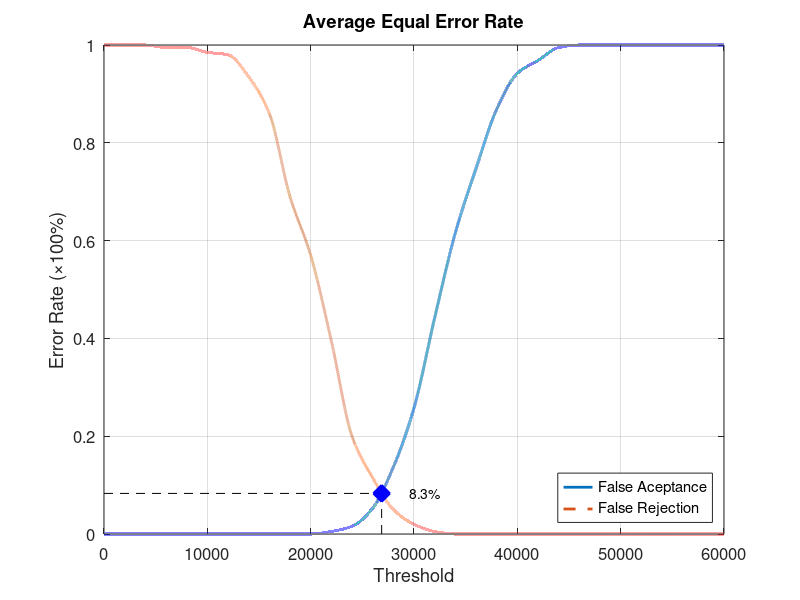
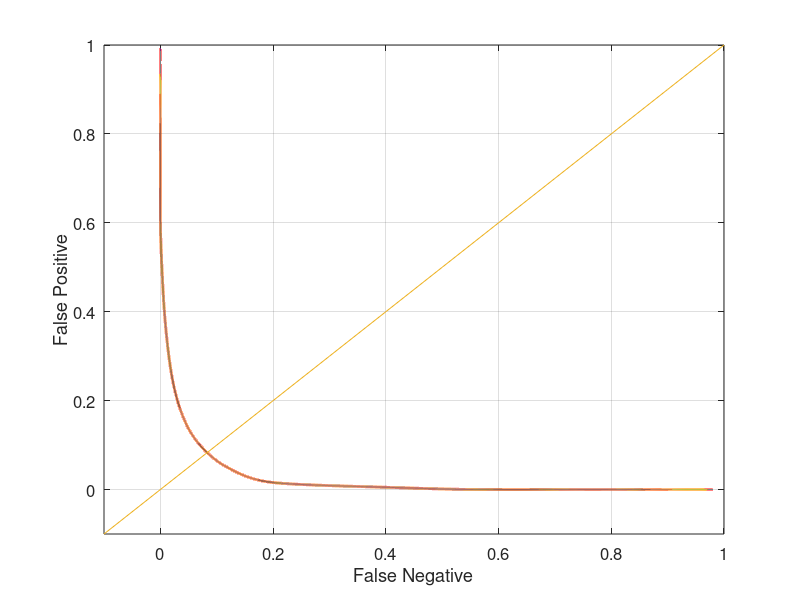

Recreate these plots in MATLAB, in order.
function yEER = Database3_2
close all;
clear;
clc;
x = 0:2000:60000;
xq = 0:0.5:60000;

y0 = [0 0 0 0 0 0 0 0 0 0 0 0.00526316 0.0157895 0.0526316 0.136842 0.257895 0.442105 0.615789 0.747368 0.868421 0.942105 0.968421 0.994737 1 1 1 1 1 1 1 1];
yy0 = interp1(x, y0, xq, 'pchip');
y1 = [1 1 1 0.995 0.995 0.985 0.98 0.935 0.86 0.69 0.57 0.395 0.2 0.115 0.05 0.02 0.005 0 0 0 0 0 0 0 0 0 0 0 0 0 0];
yy1 = interp1(x, y1, xq, 'pchip');

% Calculating EER: 
y2 = abs(y0 - y1);
find(y2 == min(y2))
yy2 = abs(yy0 - yy1);
xEER = find(yy2 == min(yy2));
xEERIndex = xq(xEER) % X-axis EER
yEER = yy0(xEER) % Y-axis EER

main = figure
plot(xq, yy0,'-','LineWidth', 2);	hold on
plot(xq, yy1,'--','LineWidth', 2);	hold on
plot([xEERIndex xEERIndex], [0 yEER], 'k--');	hold on
plot([0 xEERIndex], [yEER yEER], 'k--');	hold on
plot(xEERIndex, yEER, 'bx', 'LineWidth', 10);	hold on
text(xEERIndex + 10 * xEERIndex / 100, yEER, [num2str(round((10000 * yEER)) / 100) '%'])
legend('False Aceptance', 'False Rejection', 'Location', 'SouthEast')
xlabel('Threshold')
ylabel('Error Rate (\times100%)')
title('Average Equal Error Rate')
set(gca, 'FontSize', 12)
axis([0 60000 0 1])
grid on

print(main, 'Database3_2Main', '-dpng');
FNRxFPR = figure('Color', [1 1 1]);
plot(yy1, yy0, '-', yy1, yy0, 'LineWidth', 2);
hold on
y = -0.1:0.1:1
plot(y, y); 
set(gca, 'FontSize', 12)
xlabel('False Negative')
ylabel('False Positive')
axis([-0.1 1 -0.1 1])
set(gca, 'FontSize', 12)
grid on

print(FNRxFPR, 'Database3_2FNRxFPR','-dpng');
end
